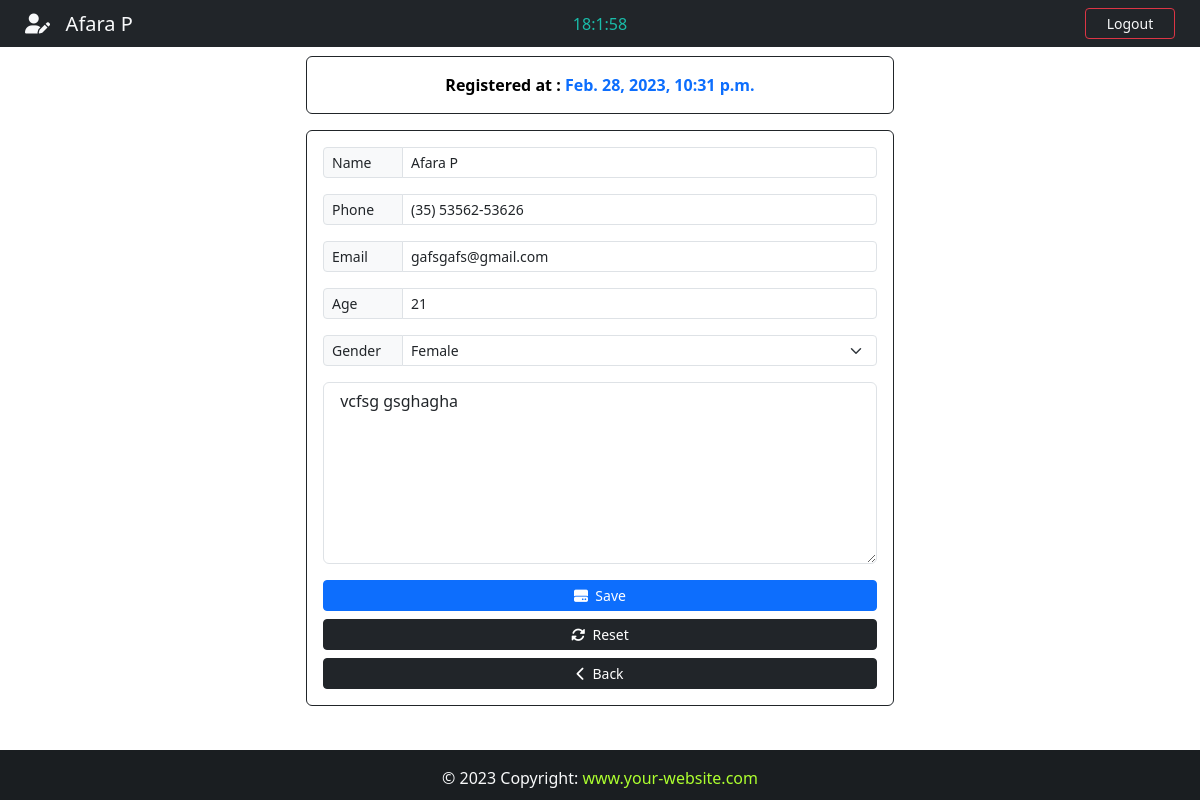
Page /patient/15 (signed in) on the committed database.
### App/models.py (models this page shows, shortened)
class Patient(models.Model):
    GENDER = (
        ('Male', 'Male'),
        ('Female','Female'),
    )
    id = models.IntegerField(primary_key=True)
    name = models.CharField(max_length=100)
    phone = models.CharField(max_length=30)
    email = models.CharField(max_length=100,default='null')
    age = models.CharField(max_length=10)
    gender = models.CharField(max_length=10, choices=GENDER , null=True)
    note = models.TextField(blank=True)
    created_at = models.DateTimeField(auto_now_add=True)

### App/views.py (the view)
# urls.py: path('patient/<str:patient_id>',views.patient,name='patient'),
@login_required(login_url="login")
def patient(request,patient_id):
    patient = Patient.objects.get(id=patient_id)
    if patient != None:
        return render(request, 'edit.html', {'patient':patient})

### App/templates/edit.html (shortened to what this page needs)
{% extends 'add.html' %}
{% block nav-content %}
<i class="fa-solid fa-user-edit"></i>&nbsp;&nbsp; {{patient.name}}
{% endblock %}
{% block time %}
<div class="col-sm">
  <center>
    <span style="color: rgb(26, 188, 169);" id="clock" ></span>
  </center>
</div>
{% endblock time %}
{% block card-title %}
 <span style="color: black;">Registered at : </span>{{patient.created_at}}
{% endblock %}
{% block action %}
action="/edit_patient"
{% endblock %}
{% block value-name %} value="{{ patient.name }}" {% endblock value-name %}
{% block value-phone %} value="{{ patient.phone }}" {% endblock value-phone %}
{% block value-email %} value="{{ patient.email }}" {% endblock value-email %}
{% block value-age %} value="{{ patient.age }}" {% endblock value-age %}
{% block option %}<option style="background-color: #d3d3d3;color: blueviolet;">{{ patient.gender }} {% endblock option %}
{% block value-note %} {{ patient.note}} {% endblock value-note %}
{% block btn-content %}
<i class="fas fa-hdd"></i>&nbsp;&nbsp;Save
{% endblock %}
{% block btn-reset %}
<button type="reset" class="btn btn-dark btn-sm"><i class="fas fa-sync-alt"></i>&nbsp;&nbsp;Reset</button>
{% endblock %}

### App/templates/add.html (shortened to what this page needs)
{% extends 'base.html' %}
{% block nav-btn %}
<a class="btn btn-outline-danger btn-sm text-light" id="btn-nav" data-bs-toggle="modal" data-bs-target="#logout">Logout</a>
{% endblock %}
{% block content  %}
<div class="container-fluid">
    <div class="row">
        <div class="col-lg-12 mt-2">
            <div class="card card-body border-dark text-primary fw-bold mt-5 col-lg-6 offset-lg-3 ">
                <span class="text-center">{% block card-title %}FILL OUT THE FORM BELOW{% endblock %}</span>
            </div>
            <form {% block action %}action="/add_patient" {% endblock %} method="post" enctype="multipart/form-data" class="card p-3 border-dark mt-3 col-lg-6 offset-lg-3">
                <div class="input-group input-group-sm mb-3">
                        <span class="input-group-text side-label">Name</span>
                        <input type="text" class="form-control" id="name" name="name" maxlength="40" placeholder="patient name" required {% block value-name %} {% endblock value-name %}>
                </div>
                <div class="input-group input-group-sm mb-3">
                    <span class="input-group-text side-label">Phone</span>
                    <input type="text" class="form-control" id="phone" name="phone" placeholder=" patient phone" required {% block value-phone %} {% endblock value-phone %}>
                 </div>
                 <div class="input-group input-group-sm mb-3">
                    <span class="input-group-text side-label">Email</span>
                    <input type="email" class="form-control" id="email" maxlength="40" name="email" placeholder=" patient email" required {% block value-email %}{% endblock value-email %}>
                 </div>
                 <div class="input-group input-group-sm mb-3">
                    <span class="input-group-text side-label">Age</span>
                    <input type="text" class="form-control" id="age" name="age" maxlength="3" placeholder="age" required {% block value-age %}{% endblock value-age %}>
                 </div>
                 <div class="input-group input-group-sm mb-3">
                    <label class="input-group-text side-label">Gender</label>
                        <select class="form-select" id="age" name="gender" required>
                            {% block option %}{% endblock option %}
                            <option disabled></option>
                        </select>
                 </div>
                 <div class="form-group">
                    <textarea class="form-control" type="submit" id="note" name="note" rows="7" placeholder="Description is optional.." maxlength="300">{% block value-note %}{% endblock value-note %}</textarea>
                 </div>
                <div class="d-grid gap-2 mt-3">
                    <button type="submit" id="btn-add" class="btn btn-primary btn-sm">
                    {% block btn-content %}    <i class="fas fa-plus"></i>&nbsp;&nbsp;Add {% endblock %}
                    </button>
                    {% block btn-reset %}{% endblock %}
                    <a href="{%  url 'backend' %}" class="btn btn-dark btn-sm"><i class="fas fa-chevron-left"></i>&nbsp;&nbsp;Back</a>
                </div>
            </form>
        </div>
    </div>
</div>
{% endblock %}

### App/static/css/style.css (style rules this page uses)
html, body { height: 100%; margin: 0; max-width: 100%; }
#btn-nav { width:90px; float: right; margin-right:25px; }
.side-label { width: 80px; }

### rows in the picture
Patient: name "Afara P", created_at "Feb. 28, 2023, 10:31 p.m.", phone "(35) 53562-53626", email "gafsgafs@gmail.com", age "21", gender "Female", note "vcfsg gsghagha"
